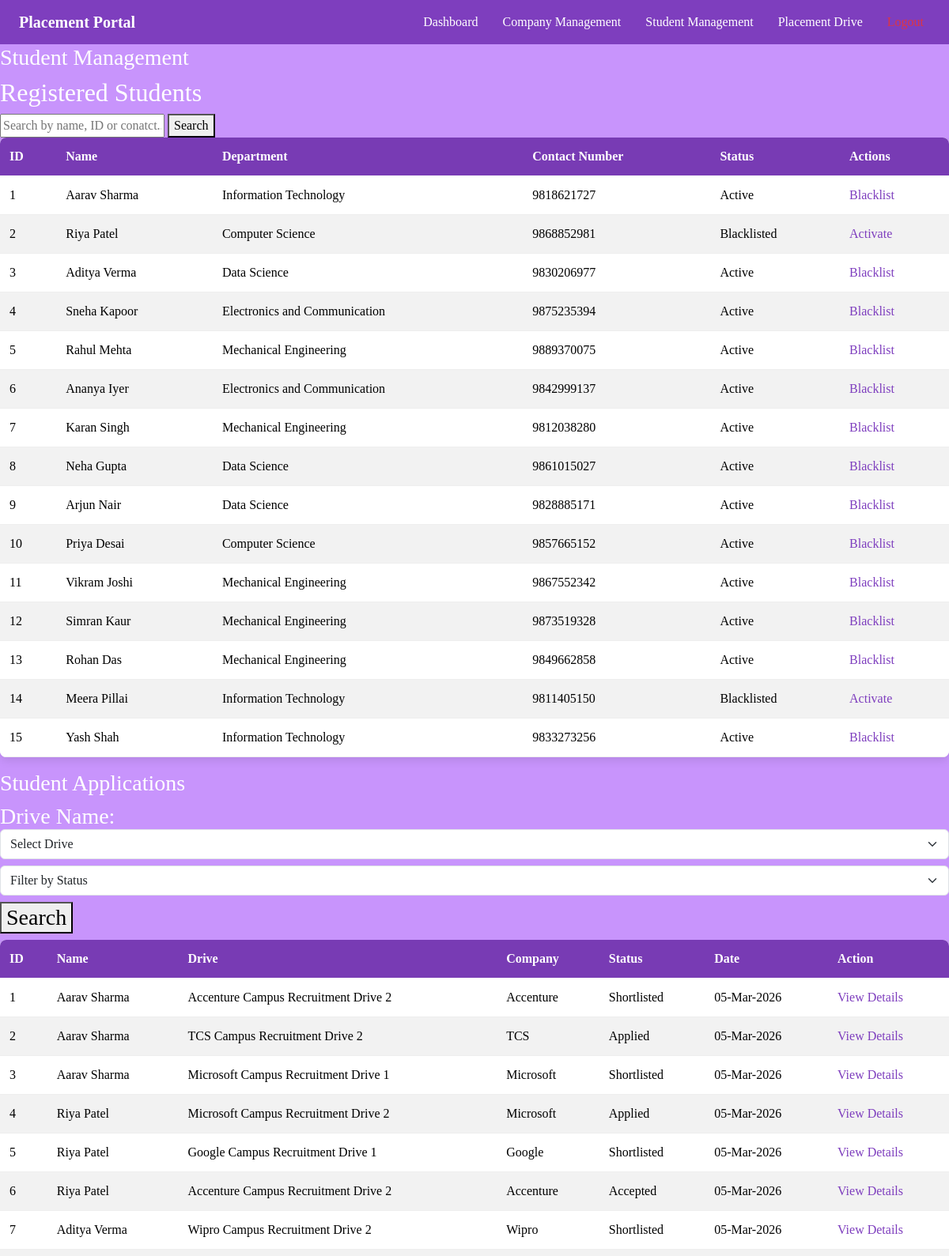
The app's page /admin/1/students (signed in), older data.
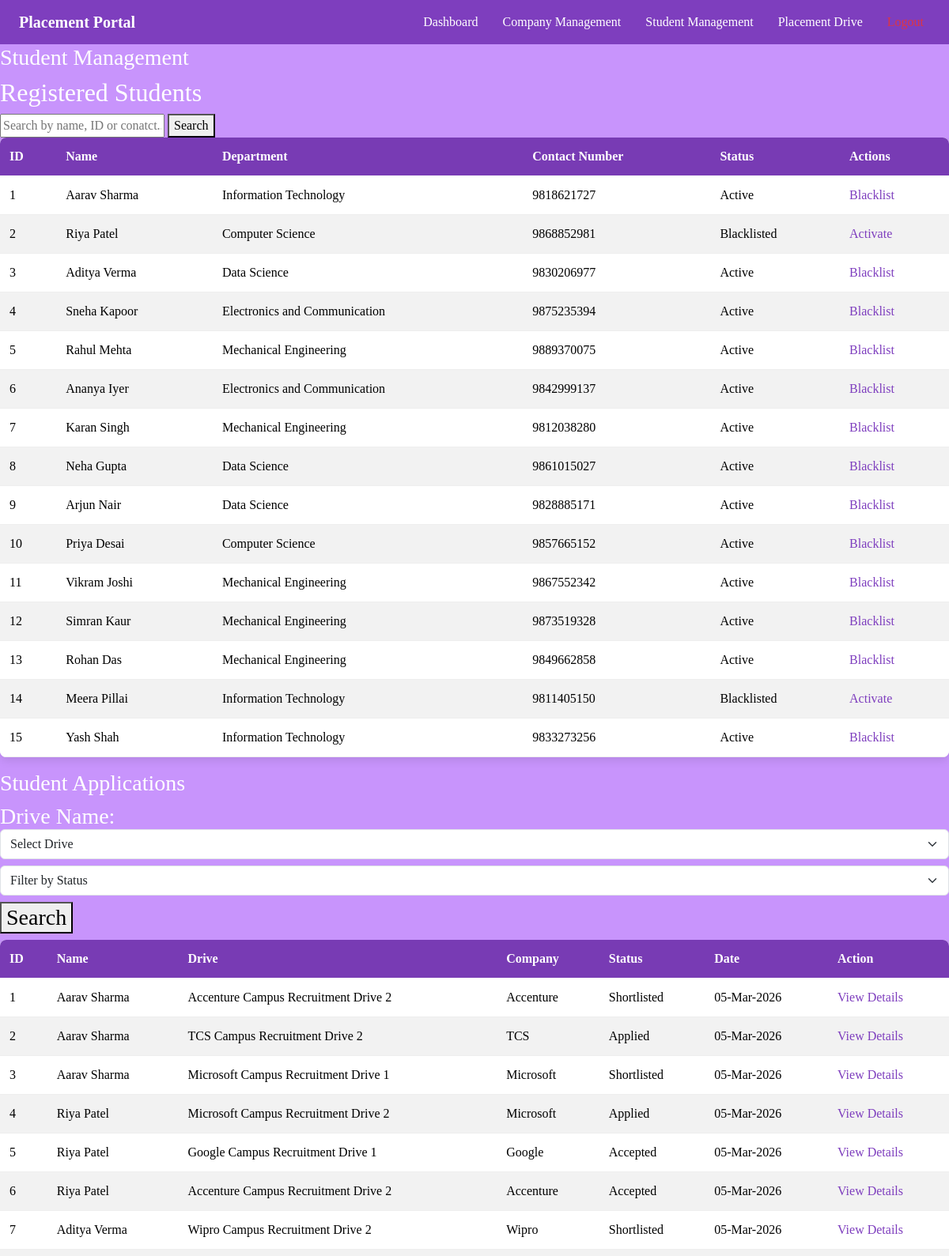
The same page, newer data.
### models.py (models this page shows)
class Student(db.Model):
    __tablename__ = "students"
    studentId = db.Column(db.Integer,autoincrement = True, primary_key = True )
    userId = db.Column(db.Integer, db.ForeignKey("users.userId"), nullable = False)
    name = db.Column(db.String, nullable = False)
    contactNumber = db.Column(db.Integer , nullable = False)
    department = db.Column(db.String, nullable = False)
    resume = db.Column(db.String, nullable = False)
    experience = db.Column(db.String, nullable = False)
    skills = db.Column(db.String, nullable = False)
    user = db.relationship('User', back_populates = "student")
    applications = db.relationship('Application', back_populates = "student", lazy = True, cascade = "all, delete-orphan")

class Application(db.Model):
    __tablename__ = "applications"
    applicationId = db.Column(db.Integer, autoincrement = True , primary_key = True)
    studentId = db.Column(db.Integer, db.ForeignKey("students.studentId"))
    jobId  = db.Column(db.Integer, db.ForeignKey("jobpositions.jobId"))
    status = db.Column(db.String, default = "Applied", nullable = False)
    appliedOn = db.Column(db.DateTime, default = datetime.utcnow)
    student = db.relationship('Student', back_populates = "applications")
    job = db.relationship('JobPosition', back_populates = 'applications')
    placement = db.relationship('Placement', back_populates = "application" , uselist = False, cascade = "all, delete-orphan")

class JobPosition(db.Model):
    __tablename__ = "jobpositions"
    jobId = db.Column(db.Integer, primary_key = True, autoincrement = True)
    companyId = db.Column(db.Integer, db.ForeignKey("companies.companyId"), nullable = False)
    driveName = db.Column(db.String, nullable = False)
    positionOpen= db.Column(db.String, nullable = False)
    description = db.Column(db.String, nullable = False)
    skillsRequired = db.Column(db.String, nullable = False)
    experienceRequired = db.Column(db.String, nullable = False)
    active = db.Column(db.Boolean, default = True, nullable = False)
    salary = db.Column(db.String, nullable = False)
    location = db.Column(db.String, nullable = False)
    company = db.relationship('Company', back_populates = "jobs")
    applications = db.relationship('Application', back_populates = 'job', lazy = True, cascade = "all, delete-orphan")

class Company(db.Model):
    __tablename__ = "companies"
    companyId = db.Column(db.Integer, autoincrement = True, primary_key = True)
    userId = db.Column(db.Integer, db.ForeignKey("users.userId"), nullable = False)
    companyName = db.Column(db.String, nullable = False)
    industry = db.Column(db.String, nullable = False)
    description = db.Column(db.String, nullable = False)
    companyEmail = db.Column(db.String,nullable = False)
    approved = db.Column(db.Boolean, default = False, nullable = False)
    jobs = db.relationship('JobPosition', back_populates = "company", lazy = True, cascade = "all, delete-orphan")
    user = db.relationship('User', back_populates = "company")

### app.py (the view, shortened to what this page needs)
@app.route('/admin/<int:adminId>/students', methods = ['GET','POST'])
@role_required('Admin')
def showStudents(adminId):
    drives = JobPosition.query.all()
    students = Student.query.all()
    applications = Application.query.all()
    selectedApplication = None
    viewAppId = request.args.get("viewAppId")
    if viewAppId:
        selectedApplication = Application.query.filter_by(applicationId = viewAppId).first()
    return render_template('./admin/students.html',drives = drives,adminId = adminId,applications=applications, selectedApplication = selectedApplication, students = students)

### app.py (called while the page is built)
@loginManager.user_loader
def load_user(userId):
    return db.session.get(User, int(userId))

def role_required(role):
    def wrapper(func):
        @wraps(func)
        @login_required
        def decorated_function(*args, **kwargs):
            if current_user.role != role:
                abort(403)
            return func(*args,**kwargs)
        return decorated_function
    return wrapper

### templates/admin/students.html (shortened to what this page needs)
<!DOCTYPE html>
<html>
    <head>
         <link href="https://cdn.jsdelivr.net/npm/bootstrap@5.3.3/dist/css/bootstrap.min.css" rel="stylesheet">
        <link rel="stylesheet" href="../../static/css/style.css">
    </head>
    <body>
    <nav class="navbar navbar-expand-lg px-4">
        <a class="navbar-brand" href="{{ url_for('showAdminDash', adminId = adminId) }}">Placement Portal</a>
        <div class="collapse navbar-collapse">
            <ul class="navbar-nav ms-auto">
                <li class = "nav-item">
                    <a class = "nav-link" href = "{{ url_for('showAdminDash', adminId = adminId) }}">Dashboard</a>
                </li>
                <li class = "nav-item">
                    <a class = "nav-link" href = "{{ url_for('showCompanies', adminId = adminId) }}">Company Management</a>
                </li>
                <li class = "nav-item">
                    <a class = "nav-link" href = "{{ url_for('showStudents', adminId = adminId) }}">Student Management</a>
                </li>
                <li class = "nav-item">
                    <a class = "nav-link" href = "{{ url_for('showDrives', adminId = adminId) }}">Placement Drive</a>
                </li>
                <li class = "nav-item">
                    <a class = "nav-link text-danger" href = "{{ url_for('logout') }}">Logout</a>
                </li>
            </ul>
        </div>
    </nav>
        <h3>Student Management</h3>
        <h2>Registered Students</h2>
        <form method="POST" action = "/admin/{{adminId}}/students">
            <input type="text" name="search" placeholder="Search by name, ID or conatct...">
            <button type="submit">Search</button>
        </form>
        <div class="table-responsive table-responsive overflow-auto">
        <table class = "table table-striped">
            <tr>
                <th>ID</th>
                <th>Name</th>
                <th>Department</th>
                <th>Contact Number</th>
                <th>Status</th>
                <th>Actions</th>
            </tr>
            {% for student in students %}
                <tr>
                    <td>{{ student.studentId }}</td>
                    <td>{{ student.name }}</td>
                    <td>{{ student.department }}</td>
                    <td> {{ student.contactNumber }}</td>
                    <td>
                        {% if student.user.active %}
                            Active
                        {% else %}
                            Blacklisted
                        {% endif %}
                    </td>
                    <td>
                    <a href="{{ url_for('togglestudent', userId = student.user.userId, adminId = adminId) }}">
                        {% if student.user.active %}
                            Blacklist
                        {% else %}
                            Activate
                        {% endif %}
                    </a>
                </td>
                </tr>
                {% endfor %}
        </table>
        </div>
        <h3>Student Applications</h3>
        <form method = "POST" action = "/admin/{{ adminId }}/students">
                        <h3>Drive Name:
                            <select name="jobId" class="form-select mb-2" required>
                                <option value="" disabled selected>Select Drive</option>
                            </select>
                            <select name="statusVal" class="form-select mb-2">
                                            <option value="" disabled selected>Filter by Status</option>
                            </select>
                            <button type="submit">Search</button>
                        </h3>
            <div style = "max-height: 400px; overflow-y: auto;">
        <table class = "table table-striped">
            <tr>
                <th>ID</th>
                <th>Name</th>
                <th>Drive</th>
                <th>Company</th>
                <th>Status</th>
                <th>Date</th>
                <th>Action</th>
            </tr>
            {% for application in applications %}
            <tr>
                <td>{{ application.applicationId }}</td>
                <td>{{ application.student.name }}</td>
                <td>{{ application.job.driveName }}</td>
                <td>{{ application.job.company.companyName }}</td>
                <td>{{ application.status }}</td>
                <td>{{ application.appliedOn.strftime('%d-%b-%Y') }}</td>
                <td><a href = "{{url_for('showStudents', adminId = adminId, viewAppId = application.applicationId)}}">View Details</a></td>
            </tr>
            {% endfor %}
        </table>
        </div>
    </body>
</html>

### static/css/style.css (style rules this page uses)
body { font-family: Georgia, "Times New Roman", Times, serif; background-color: #c894fc; color: #ffffff; margin: 0; }
nav { background-color: #7e3ebe; padding: 10px 20px; }
.navbar-brand { color: white; font-weight: bold; font-size: 20px; }
.nav-link { color: #ffffff; margin-left: 15px; }
.table { background-color: white; color: #333; border-radius: 8px; overflow: hidden; border: none; box-shadow: 0 4px 12px rgba(0,0,0,0.1); }
.table th { background-color: #7e3ebe; color: white; font-weight: 600; padding: 12px; text-align: left; }
.table td { padding: 12px; border-bottom: 1px solid #eee; }
.table-striped tbody tr:nth-of-type(odd) { background-color: #f7f3ff; }
.table a { color: #7e3ebe; text-decoration: none; font-weight: 500; }

Row changes from the older to the newer data that the page shows:
changed Application "Google Campus Recruitment Drive 1": status "Shortlisted" → "Accepted"
